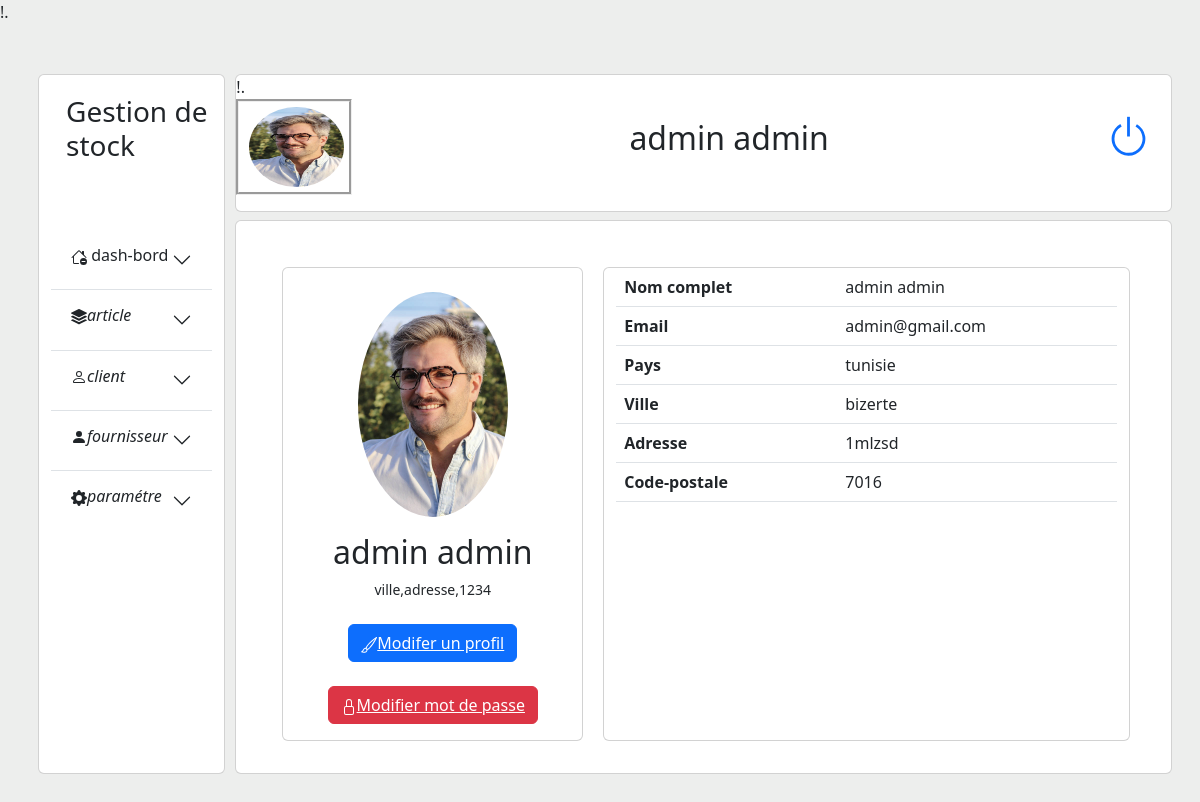
The page /profil.php (signed in) on the database its author committed.
### tables this page shows
CREATE TABLE `user` (
  `id_user` int(20) NOT NULL,
  `date_crÃ©ation` date NOT NULL,
  `date_modification` date NOT NULL,
  `pays` varchar(40) NOT NULL,
  `ville` varchar(40) NOT NULL,
  `email` varchar(40) NOT NULL,
  `mdp` varchar(40) NOT NULL,
  `role` varchar(30) NOT NULL,
  `nom` varchar(30) NOT NULL,
  `prenom` varchar(30) NOT NULL,
  `confirmmdp` varchar(40) NOT NULL,
  `adresse` varchar(60) NOT NULL,
  `code_postale` int(11) NOT NULL,
  `image` varchar(300) NOT NULL,
  `content` varchar(300) NOT NULL
);

### profil.php (the view, shortened to what this page needs)
<?php
include("connexion.php");
?>
<!DOCTYPE html>
<html lang="en">
<head>
	  <link rel="stylesheet" href="bootstrap/css/bootstrap.css">
	   <scripy src="stylesheet" href="bootstrap/css/bootstrap.js">
		<link href="https://cdn.jsdelivr.net/npm/bootstrap@5.3.0-alpha1/dist/css/bootstrap.min.css" rel="stylesheet">
       <link rel="stylesheet" href="style_main.css">
</head>
<body>
<div class="main-container ">
    <div class="row min-width  min-height-600 no-flex-wrap ">
        <div class="card marg-left col-md-2 ">
        <?php  require('left.php'); ?>
    </div>
    <div class="card col-md-10 pad back-main border-none">
      <div class="col pad flex-column justify-content-between">
        <div class="card min-height-90 mb-2">
            <?php
            require('header.php');
              ?>
        </div>
         <div class="card main-height ">
           <form name='form' style=""class="" action='profile-action.php' method='post'>
           <div class="row m-3" >
            <div class="card  text-center col-md-4 "  style="margin-left:30px;margin-top:30px;">
                <div class="col">
                    <div class="mb-3 mt-4" >
                      <img src="<?=$row['image'];?>" class="rounded-circle" style="max-width:150px;max-hieght:150px;"/>
                    </div>
                    <div>
                    <?php
                              $req="SELECT * from user where id_user='".$_SESSION["id"]."' "  ;
                              $res=$conx->query($req);
                              $row=$res->fetch_assoc();
                     echo"
                        <h2>$row[nom] $row[prenom]</h2>
                        <small>ville,adresse,1234</small>
                    </div><br>
                    ";?>
                    <div class="col mb-3 ">
                      <?php
                     echo"
                     <button type='button' class='btn btn-primary'><i class='bi bi-brush'><svg xmlns='http://www.w3.org/2000/svg' width='16' height='16' fill='currentColor' class='bi bi-brush' viewBox='0 0 16 16'>
                     <path d='M15.825.12a.5.5 0 0 1 .132.584c-1.53 3.43-4.743 8.17-7.095 10.64a6.067 6.067 0 0 1-2.373 1.534c-.018.227-.06.538-.16.868-.201.659-.667 1.479-1.708 1.74a8.118 8.118 0 0 1-3.078.132 3.659 3.659 0 0 1-.562-.135 1.382 1.382 0 0 1-.466-.247.714.714 0 0 1-.204-.288.622.622 0 0 1 .004-.443c.095-.245.316-.38.461-.452.394-.197.625-.453.867-.826.095-.144.184-.297.287-.472l.117-.198c.151-.255.326-.54.546-.848.528-.739 1.201-.925 1.746-.896.126.007.243.025.348.048.062-.172.142-.38.238-.608.261-.619.658-1.419 1.187-2.069 2.176-2.67 6.18-6.206 9.117-8.104a.5.5 0 0 1 .596.04zM4.705 11.912a1.23 1.23 0 0 0-.419-.1c-.246-.013-.573.05-.879.479-.197.275-.355.532-.5.777l-.105.177c-.106.181-.213.362-.32.528a3.39 3.39 0 0 1-.76.861c.69.112 1.736.111 2.657-.12.559-.139.843-.569.993-1.06a3.122 3.122 0 0 0 .126-.75l-.793-.792zm1.44.026c.12-.04.277-.1.458-.183a5.068 5.068 0 0 0 1.535-1.1c1.9-1.996 4.412-5.57 6.052-8.631-2.59 1.927-5.566 4.66-7.302 6.792-.442.543-.795 1.243-1.042 1.826-.121.288-.214.54-.275.72v.001l.575.575zm-4.973 3.04.007-.005a.031.031 0 0 1-.007.004zm3.582-3.043.002.001h-.002z'/>
                      </svg></i><a  style='color:white;'href='modifierprofil.php?code_u=$row[id_user]'>Modifer un profil</button><br>4
                      <br><button type='button' class='btn btn-danger'><i class='bi bi-lock'></i><svg xmlns='http://www.w3.org/2000/svg' width='16' height='16' fill='currentColor' class='bi bi-lock' viewBox='0 0 16 16'>
                      <path d='M8 1a2 2 0 0 1 2 2v4H6V3a2 2 0 0 1 2-2zm3 6V3a3 3 0 0 0-6 0v4a2 2 0 0 0-2 2v5a2 2 0 0 0 2 2h6a2 2 0 0 0 2-2V9a2 2 0 0 0-2-2zM5 8h6a1 1 0 0 1 1 1v5a1 1 0 0 1-1 1H5a1 1 0 0 1-1-1V9a1 1 0 0 1 1-1z'/>
                        </svg><a  style='color:white;'href='modifermotdepasse.php?code_u=$row[id_user]'>Modifier mot de passe</a></button> ";?>
                    </div>
                 </div>
                </div>
                <div style="margin-left:20px;margin-top:30px;"class="card  col-md-7">
                <table class="table">
                  <tbody>
                     <tr>
                     <?php
                              $req="SELECT * from user where id_user='".$_SESSION["id"]."' "  ;
                              $res=$conx->query($req);
                              $row=$res->fetch_assoc();
                        echo"
                        <th scope='row'>Nom complet</th>
                         <td> $row[nom] $row[prenom]</td>
                       </tr>
                       <tr>
                        <th scope='row'>Email</th>
                         <td>$row[email]</td>
                       </tr>
                       <tr>
                        <th scope='row'>Pays</th>
                         <td>$row[pays]</td>
                       </tr>
                       <tr>
                        <th scope='row'>Ville</th>
                         <td>$row[ville]</td>
                       </tr>
                       <tr>
                        <th scope='row'>Adresse</th>
                         <td>$row[adresse]</td>
                       </tr>
                       <tr>
                        <th scope='row'>Code-postale</th>
                         <td>$row[code_postale]</td>
                       </tr>";?>
                  </tbody>
                  </table>
            </form>
        </div>
  </div>
</div>
</div>
</div>
</body>
</html>

### header.php (shortened to what this page needs)
<?php
include("connexion.php");
$req="SELECT * from user where id_user='".$_SESSION["id"]."' "  ;
$res=$conx->query($req);
$row=$res->fetch_assoc();
?>
<!DOCTYPE html>
<html lang="en">
<head>
</head>
<body>
<form acrion="GET">
<div class="d-flex justify-content-between">
        <div style="border-style: groove;">
        <a href="profil.php"><img class="image-profil rounded-circle"  src=" <?= $row['image'];?>"> </a>
        </div>
        <?php echo"  <div class='titre-header'><h2>$row[nom] $row[prenom]</h2></div>";?>
        <div class="power"><i class="bi bi-power"><a href="logout.php"><svg xmlns="http://www.w3.org/2000/svg" width="45" height="45" fill="currentColor" class="bi bi-power" viewBox="0 0 16 16">
            <path d="M7.5 1v7h1V1h-1z"/>
            <path d="M3 8.812a4.999 4.999 0 0 1 2.578-4.375l-.485-.874A6 6 0 1 0 11 3.616l-.501.865A5 5 0 1 1 3 8.812z"/>
            </svg> </a></i>
        </div>
        </div>
        </form>
</body>
</html>

### style_main.css (style rules this page uses)
.main-container { margin:50px; }
body { background:#edeeed; }
.min-height-600 { min-height:650px; }
.marg-left { margin-right:10px; }
.no-flex-wrap { flex-wrap:inherit; }
.back-main { background:#edeeed; }
.pad { padding-left:0px; padding-right:0px; }
.border-none { border:none; }
.min-height-90 { min-height:90px; }
.main-height { min-height:550px; }

### header.php (style rules this page uses)
.image-profil { margin:5px; margin-left:10px; width:95px; height: 80px; }
.titre-header { margin-top:20px; margin-left:0px; }
.power { margin-right:20px; margin-top:15px; }

### rows shown on the page
user: image (picture), nom "admin", prenom "admin", email "admin@gmail.com", pays "tunisie", ville "bizerte", adresse "1mlzsd", code_postale "7016"
